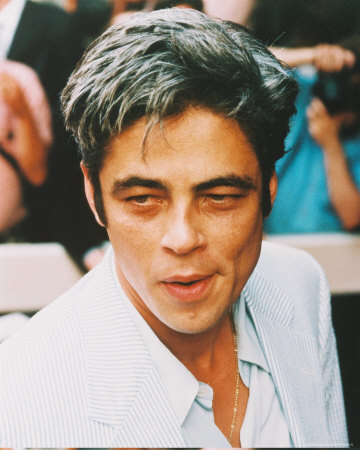
#> input picture in.jpg, 360 x 450 px
$ python preview.py   (Python 2 division)   (older library calls are emulated)
#> lines starting #> are read from the running program, lines starting #| are printed output that depends on the picture; long printed decimals are rounded
from PIL import Image
import sys
from math import ceil
from math import floor


im = Image.open("in.jpg")
#> im is the input picture: PIL image 360x450 RGB; mean R, G, B 154.7, 141.9, 129.8
t = int(raw_input("Tamano de la foto en tiras de papel: "))
#> the answer given: 3
w, h = im.size
#> w = 360; h = 450
print "Original size: " + str(w) + " " + str(h)
#| Original size: 360 450
print "Ratio: " +str(float(t*256)/w)
#| Ratio: 2.133
print "Calculated size: " + str(t*256) + " " + str(int(h*(float(t*256)/w)))
#| Calculated size: 768 960
im = im.resize((t*256,int(h*(float(t*256)/w))),Image.ANTIALIAS)
#> im: PIL image 768x960 RGB
w, h = im.size
#> w = 768; h = 960
print "Actual size: " + str(w) + " " + str(h)
#| Actual size: 768 960
print "Actual paper size: " + str(w/256) + " tiras, " + str(h/256) + " cuadrados de alto"
#| Actual paper size: 3 tiras, 3 cuadrados de alto

im = im.crop((0,0,int(floor(w/256.0))*256,h))

w, h = im.size
wc = int(ceil(w/256.0))
#> wc = 3
hc = int(ceil(h/256.0))
#> hc = 4
im = im.convert('1')
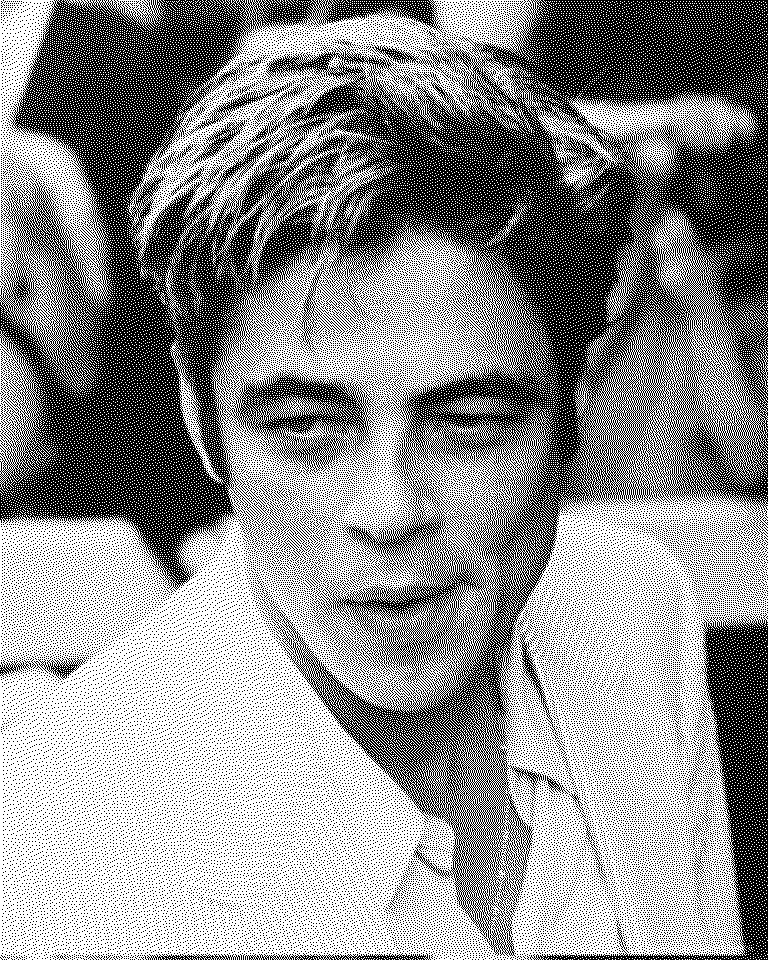
#> im: PIL image 768x960 1; 56.4% white; black in thin lines or dots

marginh = 30
marginv = 2
canvas = Image.new('1',(wc*256+(wc+1)*marginh,h+hc*marginv),1)
#> canvas: PIL image 888x968 1; every value is 1

##IMPRESION
for i in range(wc):
    hAux = h
    for j in range(hc):
            if hAux > 256:
                print "Imprimiendo " + str(j) + "/" + str(i)
                #print str(i*256) + "," + str(j*256) + " " + str(i*256+256) + "," + str(j*256+256)
                imaux = im.crop((i*256,j*256,i*256+256,j*256+256))
                hAux = hAux - 256
            else:
                print "Imprimiendo " + str(j) + "/" + str(i)
                #print str(i*256) + "," + str(j*256) + " " + str(i*256+256) + "," + str(j*256+hAux)
                imaux = im.crop((i*256,j*256,i*256+256,j*256+hAux))
                hAux = 0
            canvas.paste(imaux,(i*256+(i+1)*marginh,j*256+(j+1)*marginv))
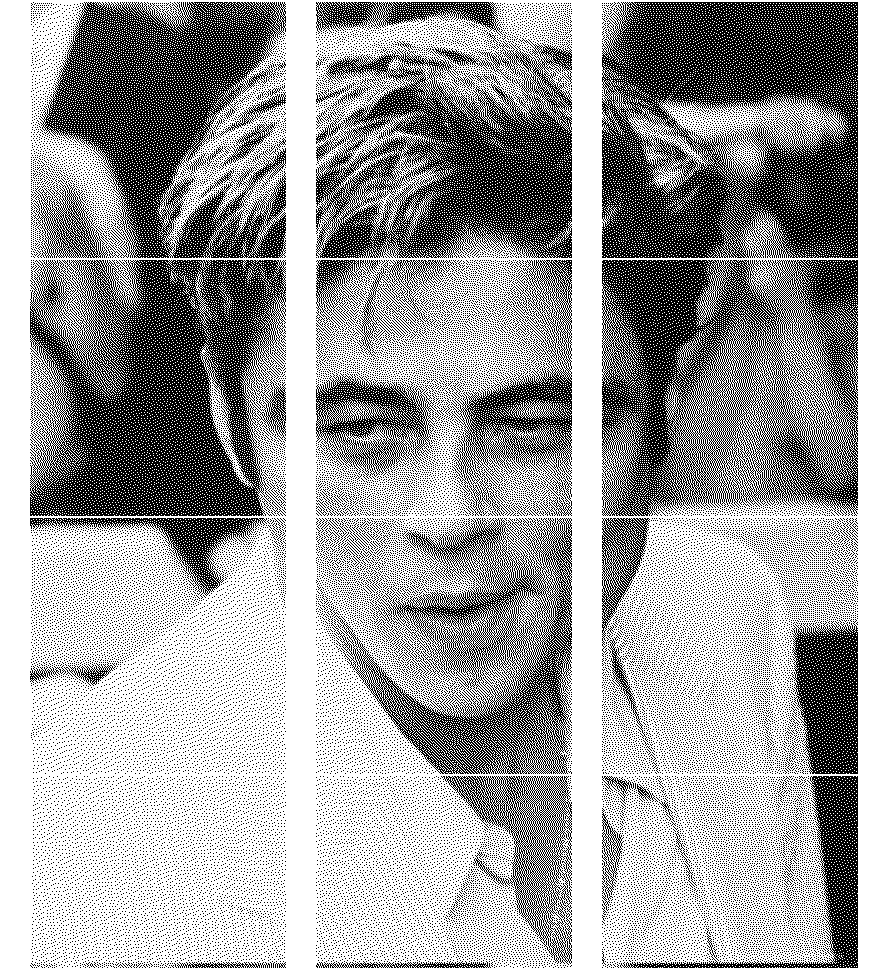
#> canvas: PIL image 888x968 1; 62.6% white; black in thin lines or dots
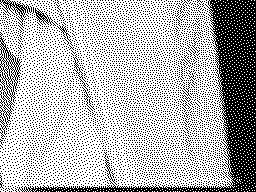
#> imaux: PIL image 256x192 1; 69.4% white; black in thin lines or dots
canvas.show()
    #raw_input("Continue")
    #self.printBitmap(imaux,1)
canvas.save("out.jpeg")
print "Saliendo..."
sys.exit(0)
#> (the program exits here)
